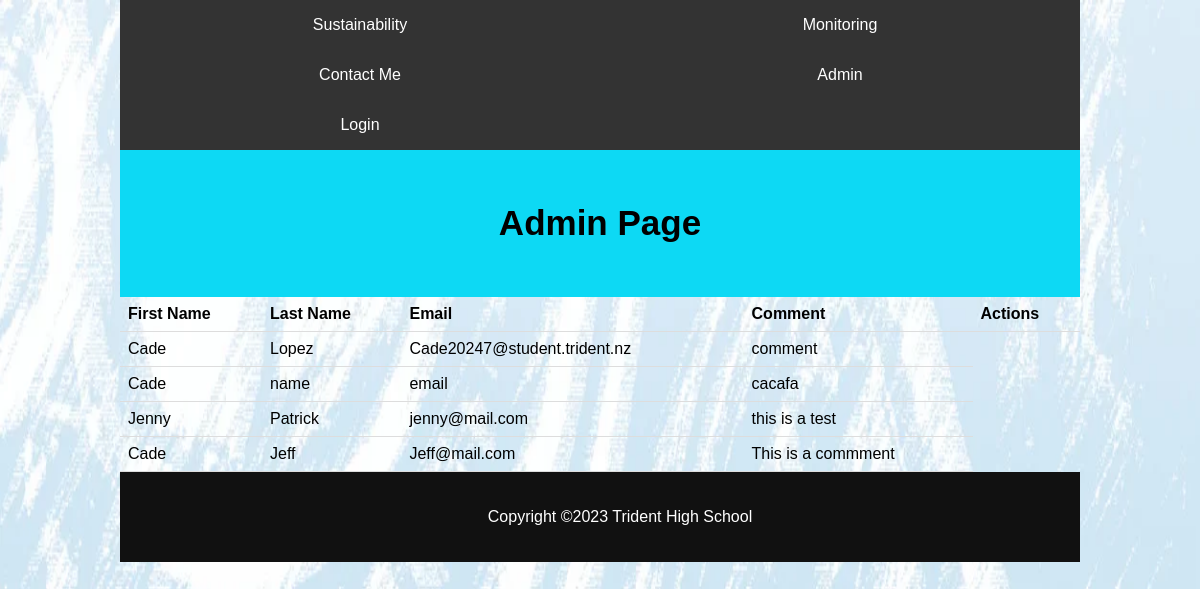
The app's page /admin.php with its own data.
### tables this page shows
CREATE TABLE `contacts` (
  `id` int(11) NOT NULL,
  `fname` varchar(50) NOT NULL,
  `lname` varchar(50) NOT NULL,
  `email` varchar(100) NOT NULL,
  `comment` text NOT NULL
);

### admin.php (the view, shortened to what this page needs)
<!DOCTYPE html>
<html lang="en">
<head>
<link href="css/fixedstyle.css" rel="stylesheet" type="text/css">
</head>
<body>
<div class="wrapper">
<?php include 'navbar.php';?>
<div class="header">
<h1>Admin Page</h1>
</div>
<div>
<?php  require_once 'setup.php';
$sql = "SELECT * FROM contacts";
$stmt = mysqli_prepare($conn, $sql);
mysqli_stmt_execute($stmt);
$result = mysqli_stmt_get_result($stmt);
if (mysqli_num_rows($result) > 0) {
    echo '<table>';
    echo '<tr><th>First Name</th><th>Last Name</th><th>Email</th><th>Comment</th><th>Actions</th></tr>';
    while($row = $result->fetch_assoc()) {
        echo '<tr>';
        echo '<td>' . $row['fname'] . '</td>';
        echo '<td>' . $row['lname'] . '</td>';
        echo '<td>' . $row['email'] . '</td>';
        echo '<td>' . $row['comment'] . '</td>';
        echo '</tr>';
        }
    echo '</table>';
     }
else {
    echo 'No records found.';
    }
?>
</div>
<div class="footer">
    <?php include 'footer.php';?>
</div>
</div>
</body>
</html>

### navbar.php
<div class="navbar">
    <a href="index.php">Sustainability</a>
    <a href="monitoring.php">Monitoring</a>
    <a href="contact.php">Contact Me</a>
    <a href="admin.php">Admin</a>
    <a href="login.php">Login</a>
</div>

### Footer.php
<?php
echo "<p>Copyright &copy;" . date("Y") . " Trident High School</p>";
?>

### css/fixedstyle.css (style rules this page uses)
body { font-family: Arial, Helvetica, sans-serif; margin: 0; background-image: url("../images/tridentbg.jpg"); background-repeat: no-repeat; background-attachment: fixed; background-size: 100% 100%; }
.wrapper { width: 80%; margin:auto; clear: both; overflow: hidden; border-color:#e8e8e8 }
.header { padding: 30px; text-align: center; background-color: #0dd9f4; color:black; }
.header h1 { font-size: 35px; }
.navbar { overflow:hidden; background-color: #333; }
.navbar a { float:left; display: block; color: white; text-align: center; padding: 16px 0px; text-decoration: none; width: 50%; }
.footer { padding:20px; width:100%; background-color: #111111; color: white; text-align: center; display:block; }

### admin.php (style rules this page uses)
table { width: 100%; border-collapse: collapse; }
th, td { padding: 8px; text-align: left; border-bottom: 1px solid #ddd; }

### records on screen
contacts: fname "Cade", lname "Lopez", email "Cade20247@student.trident.nz", comment "comment"
contacts: fname "Cade", lname "name", email "email", comment "cacafa"
contacts: fname "Jenny", lname "Patrick", email "jenny@mail.com", comment "this is a test"
contacts: fname "Cade", lname "Jeff", email "Jeff@mail.com", comment "This is a commment"
